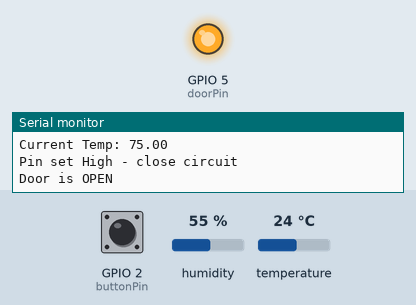
Bench run of a sketch on a simulated ESP8266 (NodeMCU). Parts: output pins drawn as LEDs (lit = HIGH), the last lines printed to the serial monitor. The inputs (shaded band) are chosen by the test bench; at power-on: temperature 24 °C, GPIO 2 (buttonPin) HIGH, humidity 55 %.

Above: at 1.3 s.
1.4 s: temperature set to 20 °C
3.3 s: temperature set to 17 °C
At 5.3 s:
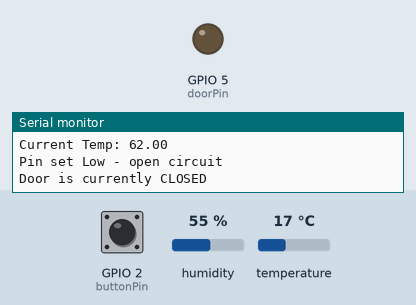
5.6 s: GPIO 2 (buttonPin) pulled LOW for 0.6 s
At 6.6 s:
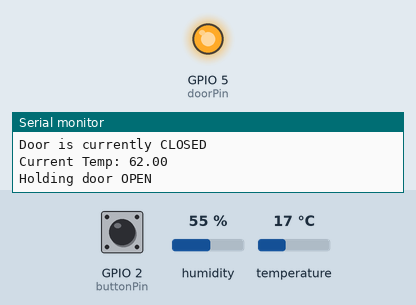
9.2 s: temperature set to 12 °C
12.7 s: GPIO 2 (buttonPin) pulsed LOW 2 times (0.12 s each, 0.3 s apart)
At 19.2 s:
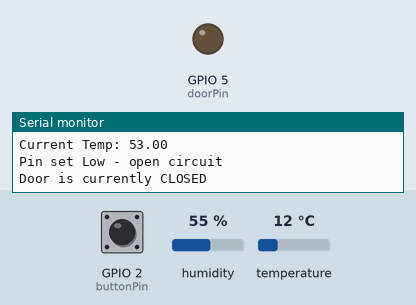
Timing chart, 0 to 20.3 s (numbered marks = the images above; inputs shaded):
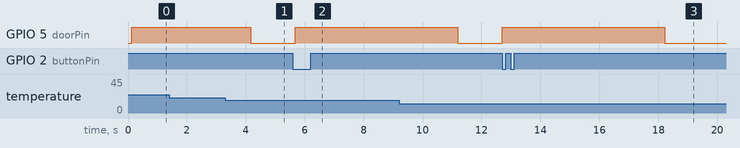

The sketch:

TempAndButtonDoorControl_working_V1.ino
```cpp
/***************************************************
  Adafruit ESP8266 WiFi Sensor Module **need to add this functionality back

  All within MAIN LOOP:
  Continually monitor if over-ride button is pressed. Open if pressed & hold for 10 seconds.
  If NOT pressed
  Set door position based on temperature
  then return monitoring button
 ****************************************************/

// Libraries
#include <ESP8266WiFi.h>
#include "DHT.h"

//Variables
#define THRESHOLD_OPEN  70 //Set door open temperature
#define THRESHOLD_CLOSE 65 //Set door close temperature

// Configure DHT sensors
DHT dht(4, DHT11); //blue sensor. On Amico board GPIO 4 is D2

//Pin location
const int doorPin = 5; // Amico board GPIO 5 is D1
const int buttonPin = 2;  //Amico board GPIO 2 is D4 **note: GPIO16 will not interrupt

//Variable
int buttonState = 0;  //variable for reading pushbutton status


/*************************** Sketch Code ************************************/

void setup() {

  // Initilize sensors
  dht.begin();

  // Configure pins for desired type
  pinMode (doorPin, OUTPUT);
  pinMode (buttonPin, INPUT);

  // set connection speed
  Serial.begin(115200);
  delay(100);
  Serial.println(F("Serial Connection Established"));

}//end-setup

/***********************************************************************/
void loop() {

          //Read thermometer value
        float doorTemp = (int)dht.readTemperature(true); //True reads Fehrenheit temp
        Serial.print(F("Current Temp: "));
        Serial.println(doorTemp);
        Serial.println();
  /////////////////////////////////////////////
  //Check for doorButton to be pressed
  /////////////////////////////////////////////

  // read the state of the pushbutton value:
  buttonState = digitalRead(buttonPin); // Button Input HIGH is released, LOW is pressed

      // if the button is pressed - trigger door open and wait for 10 seconds
  if (buttonState == LOW )  {

    digitalWrite(doorPin, HIGH); //set doorPin to toggled position above

    Serial.print(F("Holding door OPEN"));
    Serial.println();

    delay(5000); //hold door position for xxMilli seconds before returning to loop and reading temp.

    //digitalWrite(doorPin, LOW); //reset door pin to Low ** DON'T BELIEVE THIS IS NEEDED

  }//end checking button

    //else if button not pressed
    //set door position to match temperature reading

  else if (doorTemp >= THRESHOLD_OPEN) {
    digitalWrite(doorPin, HIGH);//set pin to HIGH (which is powered)
    Serial.println(F("Pin set High - close circuit"));
  }
  else if (doorTemp <= THRESHOLD_CLOSE) {
    digitalWrite(doorPin, LOW);// set pin to LOW
    Serial.println(F("Pin set Low - open circuit"));
  }

    //Finally read actual pin setting high/low and print door position to screen
  if (digitalRead(doorPin) == 1) {
    Serial.println(F("Door is OPEN"));
  }
  else {
    Serial.println(F("Door is currently CLOSED"));
  }

  delay(500); //pause between reading

}//end-Loop
```

Measured:
- the behaviour switches between 19 and 18 °C on temperature (found by bisection; images 0 and 1)
- after the input at 3.3 s, GPIO 5 (doorPin): HIGH → LOW after 0.87 s
- after the input at 5.6 s, GPIO 5 (doorPin): LOW → HIGH after 0.08 s
- after the input at 12.7 s, GPIO 5 (doorPin): LOW → HIGH at once, → LOW 5.5 s later
